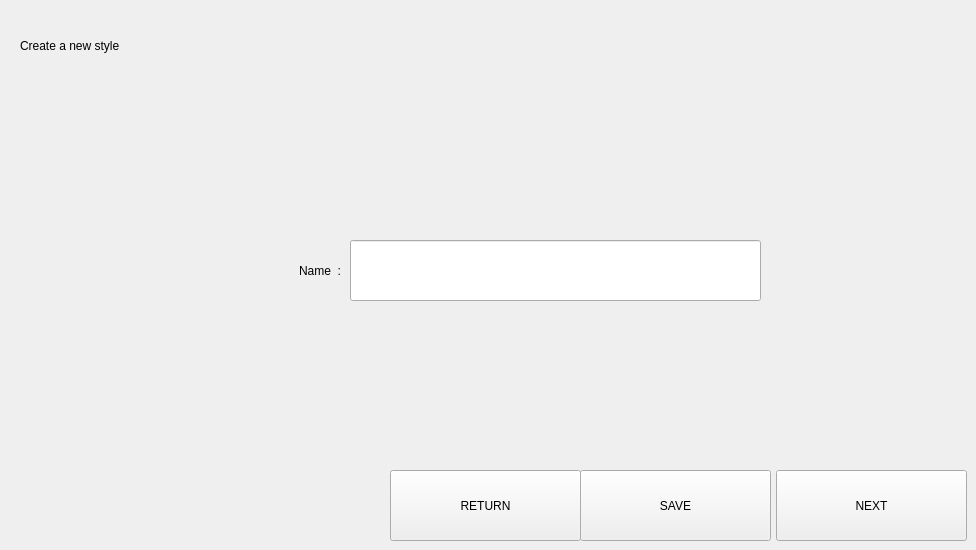
     <widget class="QWidget" name="page32_2_create">
      <widget class="QLabel" name="label_32_2_title">
       <property name="geometry">
        <rect>
         <x>20</x>
         <y>10</y>
         <width>791</width>
         <height>71</height>
        </rect>
       </property>
       <property name="text">
        <string>Create a new style</string>
       </property>
      </widget>
      <widget class="QLineEdit" name="edit_32_2_name">
       <property name="geometry">
        <rect>
         <x>350</x>
         <y>240</y>
         <width>411</width>
         <height>61</height>
        </rect>
       </property>
      </widget>
      <widget class="QLabel" name="label_32_2_name">
       <property name="geometry">
        <rect>
         <x>110</x>
         <y>250</y>
         <width>231</width>
         <height>41</height>
        </rect>
       </property>
       <property name="text">
        <string>Name  :</string>
       </property>
       <property name="alignment">
        <set>Qt::AlignRight|Qt::AlignTrailing|Qt::AlignVCenter</set>
       </property>
      </widget>
      <widget class="QPushButton" name="btn_32_2_return">
       <property name="geometry">
        <rect>
         <x>390</x>
         <y>470</y>
         <width>191</width>
         <height>71</height>
        </rect>
       </property>
       <property name="text">
        <string>RETURN</string>
       </property>
      </widget>
      <widget class="QPushButton" name="btn_32_2_next">
       <property name="geometry">
        <rect>
         <x>776</x>
         <y>470</y>
         <width>191</width>
         <height>71</height>
        </rect>
       </property>
       <property name="text">
        <string>NEXT</string>
       </property>
      </widget>
      <widget class="QPushButton" name="btn_32_2_save">
       <property name="geometry">
        <rect>
         <x>580</x>
         <y>470</y>
         <width>191</width>
         <height>71</height>
        </rect>
       </property>
       <property name="text">
        <string>SAVE</string>
       </property>
      </widget>
     </widget>
